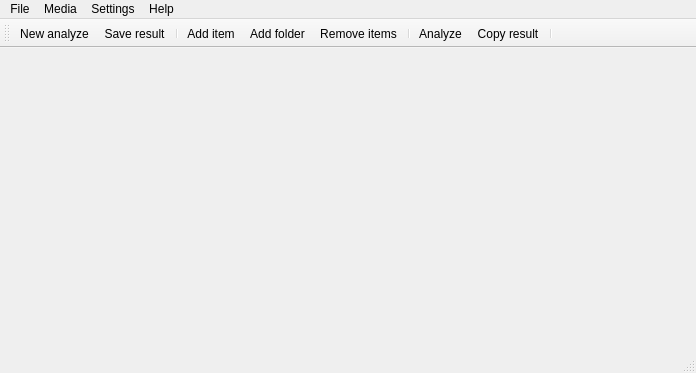
<?xml version="1.0" encoding="UTF-8"?>
<ui version="4.0">
 <author>Sektor</author>
 <class>MainWindow</class>
 <widget class="QMainWindow" name="MainWindow">
  <property name="geometry">
   <rect>
    <x>0</x>
    <y>0</y>
    <width>696</width>
    <height>373</height>
   </rect>
  </property>
  <property name="windowTitle">
   <string>MediaInfo</string>
  </property>
  <property name="windowIcon">
   <iconset resource="resources.qrc">
    <normaloff>:/icons/resources/mediainfo.ico</normaloff>:/icons/resources/mediainfo.ico</iconset>
  </property>
  <widget class="QWidget" name="centralWidget">
   <property name="layoutDirection">
    <enum>Qt::LeftToRight</enum>
   </property>
   <layout class="QHBoxLayout" name="horizontalLayout">
    <property name="spacing">
     <number>6</number>
    </property>
    <property name="leftMargin">
     <number>3</number>
    </property>
    <property name="topMargin">
     <number>3</number>
    </property>
    <property name="rightMargin">
     <number>3</number>
    </property>
    <property name="bottomMargin">
     <number>3</number>
    </property>
    <item>
     <widget class="QSplitter" name="splitter">
      <property name="sizePolicy">
       <sizepolicy hsizetype="Preferred" vsizetype="Preferred">
        <horstretch>0</horstretch>
        <verstretch>0</verstretch>
       </sizepolicy>
      </property>
      <property name="maximumSize">
       <size>
        <width>16777215</width>
        <height>16777215</height>
       </size>
      </property>
      <property name="layoutDirection">
       <enum>Qt::LeftToRight</enum>
      </property>
      <property name="frameShadow">
       <enum>QFrame::Plain</enum>
      </property>
      <property name="lineWidth">
       <number>1</number>
      </property>
      <property name="midLineWidth">
       <number>0</number>
      </property>
      <property name="orientation">
       <enum>Qt::Horizontal</enum>
      </property>
      <property name="opaqueResize">
       <bool>true</bool>
      </property>
      <property name="handleWidth">
       <number>5</number>
      </property>
      <property name="childrenCollapsible">
       <bool>true</bool>
      </property>
     </widget>
    </item>
   </layout>
  </widget>
  <widget class="QMenuBar" name="menuBar">
   <property name="geometry">
    <rect>
     <x>0</x>
     <y>0</y>
     <width>696</width>
     <height>21</height>
    </rect>
   </property>
   <widget class="QMenu" name="menuFile">
    <property name="title">
     <string>File</string>
    </property>
    <addaction name="qaNewAnalyze"/>
    <addaction name="qaSaveResult"/>
    <addaction name="separator"/>
    <addaction name="qaExit"/>
   </widget>
   <widget class="QMenu" name="menuHelp">
    <property name="title">
     <string>Help</string>
    </property>
    <addaction name="qaCheckForUpdates"/>
    <addaction name="separator"/>
    <addaction name="qaAbout"/>
   </widget>
   <widget class="QMenu" name="menuMedia">
    <property name="title">
     <string>Media</string>
    </property>
    <addaction name="qaAddItem"/>
    <addaction name="qaAddFolder"/>
    <addaction name="qaRemoveItem"/>
    <addaction name="qaSelectAllItem"/>
    <addaction name="separator"/>
    <addaction name="qaAnalyze"/>
    <addaction name="qaCopy"/>
   </widget>
   <widget class="QMenu" name="menuSettings">
    <property name="title">
     <string>Settings</string>
    </property>
    <widget class="QMenu" name="menuOutputFormat">
     <property name="title">
      <string>Output format</string>
     </property>
     <addaction name="qaFormatNone"/>
     <addaction name="qaFormatBB"/>
     <addaction name="qaFormatHtml"/>
    </widget>
    <widget class="QMenu" name="menuLanguage">
     <property name="title">
      <string>Language</string>
     </property>
     <addaction name="qaDefaultLang"/>
    </widget>
    <addaction name="qaIterateDirectoryRecursive"/>
    <addaction name="qaCheckUpdates"/>
    <addaction name="qaSingleInstance"/>
    <addaction name="qaAddToWinExplorerContextMenu"/>
    <addaction name="menuOutputFormat"/>
    <addaction name="menuLanguage"/>
   </widget>
   <addaction name="menuFile"/>
   <addaction name="menuMedia"/>
   <addaction name="menuSettings"/>
   <addaction name="menuHelp"/>
  </widget>
  <widget class="QToolBar" name="mainToolBar">
   <property name="iconSize">
    <size>
     <width>22</width>
     <height>22</height>
    </size>
   </property>
   <property name="toolButtonStyle">
    <enum>Qt::ToolButtonTextUnderIcon</enum>
   </property>
   <property name="floatable">
    <bool>true</bool>
   </property>
   <attribute name="toolBarArea">
    <enum>TopToolBarArea</enum>
   </attribute>
   <attribute name="toolBarBreak">
    <bool>false</bool>
   </attribute>
   <addaction name="qaNewAnalyze"/>
   <addaction name="qaSaveResult"/>
   <addaction name="separator"/>
   <addaction name="qaAddItem"/>
   <addaction name="qaAddFolder"/>
   <addaction name="qaRemoveItem"/>
   <addaction name="separator"/>
   <addaction name="qaAnalyze"/>
   <addaction name="qaCopy"/>
   <addaction name="separator"/>
  </widget>
  <widget class="QStatusBar" name="statusBar"/>
  <action name="qaNewAnalyze">
   <property name="icon">
    <iconset resource="resources.qrc">
     <normaloff>:/images/resources/images/search.png</normaloff>:/images/resources/images/search.png</iconset>
   </property>
   <property name="text">
    <string>New analyze</string>
   </property>
   <property name="shortcut">
    <string>Ctrl+N</string>
   </property>
  </action>
  <action name="qaSaveResult">
   <property name="icon">
    <iconset resource="resources.qrc">
     <normaloff>:/images/resources/images/save.png</normaloff>:/images/resources/images/save.png</iconset>
   </property>
   <property name="text">
    <string>Save result</string>
   </property>
   <property name="shortcut">
    <string>Ctrl+S</string>
   </property>
  </action>
  <action name="qaAbout">
   <property name="icon">
    <iconset resource="resources.qrc">
     <normaloff>:/images/resources/images/about.png</normaloff>:/images/resources/images/about.png</iconset>
   </property>
   <property name="text">
    <string>About</string>
   </property>
  </action>
  <action name="qaExit">
   <property name="icon">
    <iconset resource="resources.qrc">
     <normaloff>:/images/resources/images/exit.png</normaloff>:/images/resources/images/exit.png</iconset>
   </property>
   <property name="text">
    <string>Exit</string>
   </property>
   <property name="shortcut">
    <string>Alt+F4</string>
   </property>
  </action>
  <action name="qaAddItem">
   <property name="icon">
    <iconset resource="resources.qrc">
     <normaloff>:/images/resources/images/add_media.png</normaloff>:/images/resources/images/add_media.png</iconset>
   </property>
   <property name="text">
    <string>Add item</string>
   </property>
   <property name="shortcut">
    <string>Ctrl+O</string>
   </property>
  </action>
  <action name="qaAddFolder">
   <property name="icon">
    <iconset resource="resources.qrc">
     <normaloff>:/images/resources/images/folder.png</normaloff>:/images/resources/images/folder.png</iconset>
   </property>
   <property name="text">
    <string>Add folder</string>
   </property>
   <property name="shortcut">
    <string>Ctrl+Shift+O</string>
   </property>
  </action>
  <action name="qaRemoveItem">
   <property name="icon">
    <iconset resource="resources.qrc">
     <normaloff>:/images/resources/images/delete.png</normaloff>:/images/resources/images/delete.png</iconset>
   </property>
   <property name="text">
    <string>Remove items</string>
   </property>
   <property name="shortcut">
    <string>Del</string>
   </property>
  </action>
  <action name="qaAnalyze">
   <property name="icon">
    <iconset resource="resources.qrc">
     <normaloff>:/images/resources/images/analyse.png</normaloff>:/images/resources/images/analyse.png</iconset>
   </property>
   <property name="text">
    <string>Analyze</string>
   </property>
   <property name="shortcut">
    <string>Return</string>
   </property>
  </action>
  <action name="qaCopy">
   <property name="icon">
    <iconset resource="resources.qrc">
     <normaloff>:/images/resources/images/copy.png</normaloff>:/images/resources/images/copy.png</iconset>
   </property>
   <property name="text">
    <string>Copy result</string>
   </property>
   <property name="shortcut">
    <string>Ctrl+C</string>
   </property>
  </action>
  <action name="qaFormatNone">
   <property name="checkable">
    <bool>true</bool>
   </property>
   <property name="checked">
    <bool>true</bool>
   </property>
   <property name="text">
    <string>None</string>
   </property>
  </action>
  <action name="qaFormatBB">
   <property name="checkable">
    <bool>true</bool>
   </property>
   <property name="text">
    <string>BB code</string>
   </property>
  </action>
  <action name="qaFormatHtml">
   <property name="checkable">
    <bool>true</bool>
   </property>
   <property name="text">
    <string>HTML code</string>
   </property>
  </action>
  <action name="qaIterateDirectoryRecursive">
   <property name="checkable">
    <bool>true</bool>
   </property>
   <property name="text">
    <string>Iterate directory recursive</string>
   </property>
  </action>
  <action name="qaSelectAllItem">
   <property name="icon">
    <iconset resource="resources.qrc">
     <normaloff>:/images/resources/images/selectall.png</normaloff>:/images/resources/images/selectall.png</iconset>
   </property>
   <property name="text">
    <string>Select all item</string>
   </property>
   <property name="shortcut">
    <string>Ctrl+A</string>
   </property>
  </action>
  <action name="qaCheckForUpdates">
   <property name="icon">
    <iconset resource="resources.qrc">
     <normaloff>:/images/resources/images/update.png</normaloff>:/images/resources/images/update.png</iconset>
   </property>
   <property name="text">
    <string>Check for updates</string>
   </property>
  </action>
  <action name="qaCheckUpdates">
   <property name="checkable">
    <bool>true</bool>
   </property>
   <property name="text">
    <string>Check updates at startup</string>
   </property>
  </action>
  <action name="qaSingleInstance">
   <property name="checkable">
    <bool>true</bool>
   </property>
   <property name="text">
    <string>Single instance</string>
   </property>
  </action>
  <action name="qaDefaultLang">
   <property name="checkable">
    <bool>true</bool>
   </property>
   <property name="checked">
    <bool>true</bool>
   </property>
   <property name="text">
    <string>Default</string>
   </property>
  </action>
  <action name="qaAddToWinExplorerContextMenu">
   <property name="checkable">
    <bool>true</bool>
   </property>
   <property name="text">
    <string>Add to Win Explorer context menu</string>
   </property>
  </action>
 </widget>
 <layoutdefault spacing="6" margin="11"/>
 <resources>
  <include location="resources.qrc"/>
 </resources>
 <connections/>
</ui>
